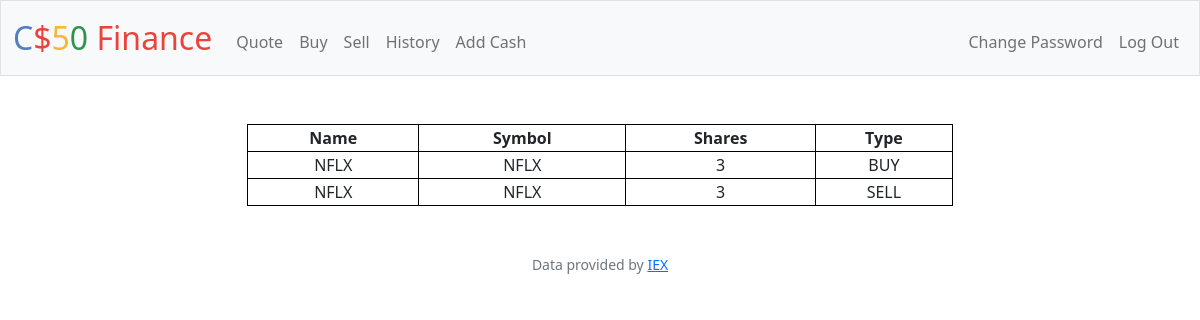
Screenshot of /history (signed in) with the database file from the repository.
### tables this page shows
CREATE TABLE transactions (
    id INTEGER,
    name TEXT NOT NULL,
    symbol TEXT NOT NULL,
    type TEXT NOT NULL,
    shares INTEGER,
    FOREIGN KEY(id) REFERENCES users(id)
);

### app.py (the view)
@app.route("/history")
@login_required
def history():
    hist=db.execute("SELECT name,symbol,type,shares FROM transactions WHERE id=?",session["user_id"])
    return render_template("history.html",stocks=hist)

### app.py (called while the page is built)
@app.after_request
def after_request(response):
    response.headers["Cache-Control"] = "no-cache, no-store, must-revalidate"
    response.headers["Expires"] = 0
    response.headers["Pragma"] = "no-cache"
    return response

### helpers.py (called while the page is built)
def login_required(f):
    @wraps(f)
    def decorated_function(*args, **kwargs):
        if session.get("user_id") is None:
            return redirect("/login")
        return f(*args, **kwargs)
    return decorated_function

### templates/history.html (shortened to what this page needs)
{% extends "layout.html" %}
{% block main %}
    <table class="center" style="width: 60%;">
        <tr>
        <th>Name</th>
        <th>Symbol</th>
        <th>Shares</th>
        <th>Type</th>
        </tr>
        {% for stock in stocks %}
            <tr>
            <td>{{stock.name}}</td>
            <td>{{stock.symbol}}</td>
            <td>{{stock.shares}}</td>
            <td>{{stock.type}}</td>
            </tr>
        {% endfor %}
    </table>
{% endblock %}

### static/styles.css (style rules this page uses)
.center { margin-left: auto; margin-right: auto; }

### templates/layout.html (style rules this page uses)
table, th, td { border:1px solid black; }

### rows the page displays
transactions: name "NFLX", symbol "NFLX", shares "3", type "BUY"
transactions: name "NFLX", symbol "NFLX", shares "3", type "SELL"
